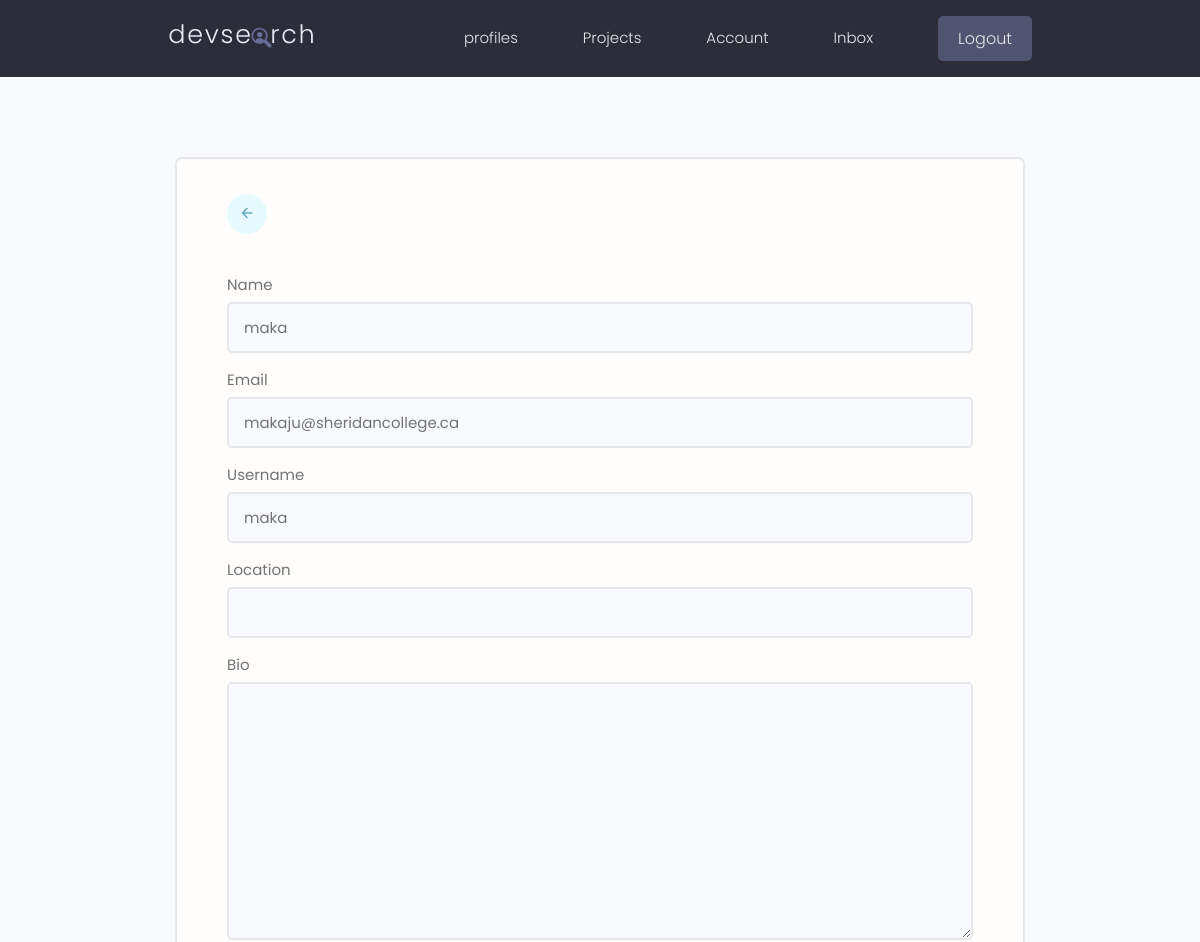
Before: /edit-account/ (signed in, upper part) with the older database file.
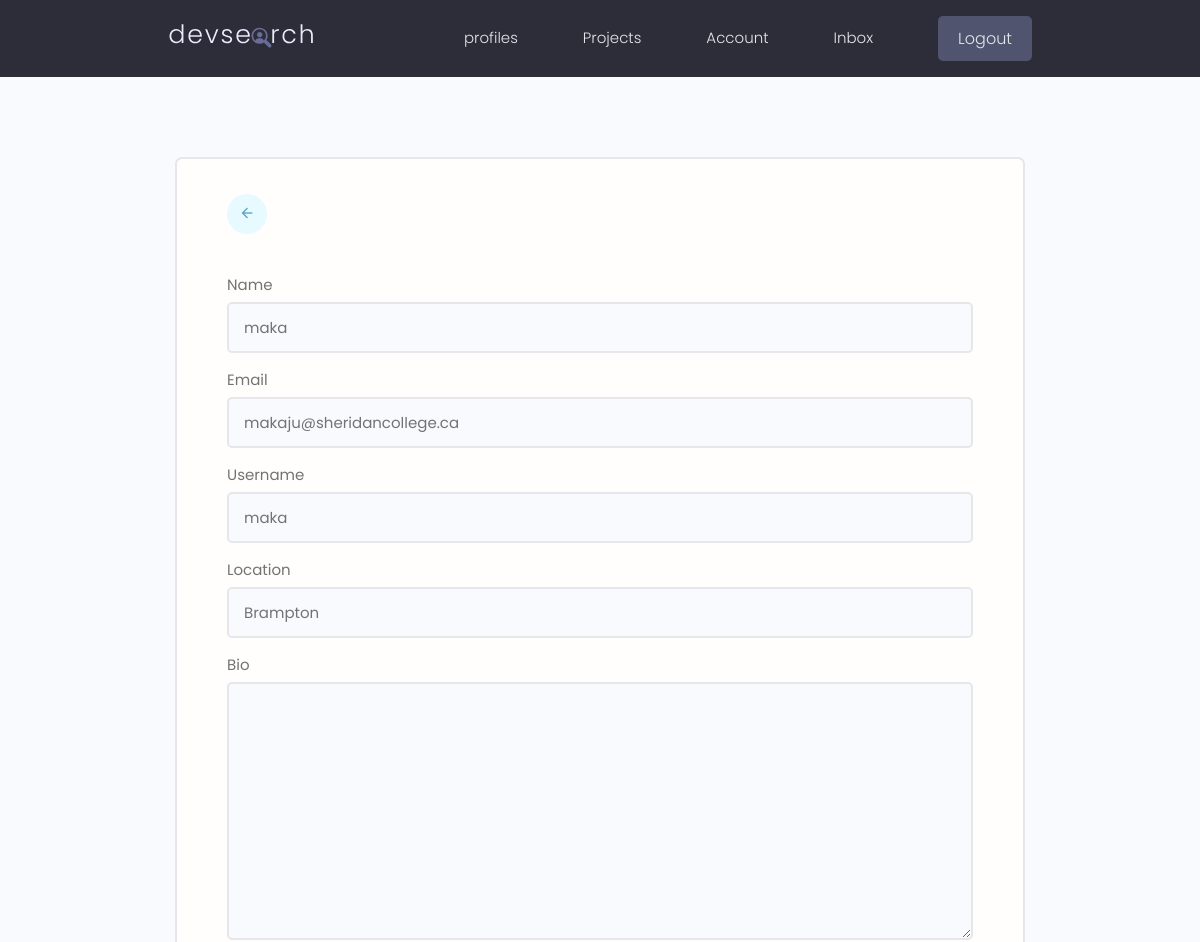
After: the same page with the newer database file.
### users/models.py (models this page shows, shortened)
class Profile(models.Model):
    user = models.OneToOneField(User, on_delete=models.CASCADE, null=True, blank=True)
    name = models.CharField(max_length=200, blank=True, null=True)
    username = models.CharField(max_length=200, blank=True, null=True)
    location = models.CharField(max_length=200, blank=True, null=True)
    email = models.EmailField(max_length=500, blank=True, null=True)
    short_intro = models.CharField(max_length=200, blank=True, null=True)
    bio = models.TextField(blank=True, null=True)
    profile_image = models.ImageField(
        null=True,
        blank=True,
        upload_to="profiles/",
        default="profiles/user-default.png",
    )
    Social_github = models.CharField(max_length=200, blank=True, null=True)
    Social_twitter = models.CharField(max_length=200, blank=True, null=True)
    Social_linkedin = models.CharField(max_length=200, blank=True, null=True)
    Social_youtube = models.CharField(max_length=200, blank=True, null=True)
    Social_website = models.CharField(max_length=200, blank=True, null=True)
    id = models.UUIDField(
        default=uuid.uuid4, unique=True, primary_key=True, editable=False
    )
    created = models.DateTimeField(auto_now_add=True)

### users/views.py (the view)
# urls.py: path("edit-account/", views.editAccount, name="edit-account"),
@login_required(login_url="login")
def editAccount(request):
    profile = request.user.profile
    form = ProfileForm(instance=profile)
    context = {"form": form}
    if request.method == "POST":
        form = ProfileForm(request.POST, request.FILES, instance=profile)
        if form.is_valid():
            form.save()
            return redirect("account")
    return render(request, "users/profile_form.html", context)

### users/forms.py
class ProfileForm(ModelForm):
    class Meta:
        model = Profile
        fields = [
            "name",
            "email",
            "username",
            "location",
            "bio",
            "short_intro",
            "profile_image",
            "Social_github",
            "Social_linkedin",
            "Social_twitter",
            "Social_youtube",
            "Social_website",
        ]
    def __init__(self, *args, **kwargs):
        super(ProfileForm, self).__init__(*args, **kwargs)
        for name, field in self.fields.items():
            field.widget.attrs.update({"class": "input"})

### users/templates/users/profile_form.html (shortened to what this page needs)
{% extends 'main.html'%}
{%block content%}
<main class="formPage my-xl">
    <div class="content-box">
        <div class="formWrapper">
            <a class="backButton" href="{%url 'account' %}"><i class="material-symbols-outlined">arrow_back</i></a>
            <br>
            <form class="form" action="{%url 'edit-account'%}" method="POST" enctype="multipart/form-data">
                {% for feild in form%}
                <div class="form__field">
                    <label for="formInput#text">{{feild.label}} </label>
                    {{feild}}
                </div>
                {%endfor%}
            </form>
        </div>
    </div>
</main>
{%endblock content%}

Changed rows visible on the page:
changed Profile "maka": location (not shown) → "Brampton"
